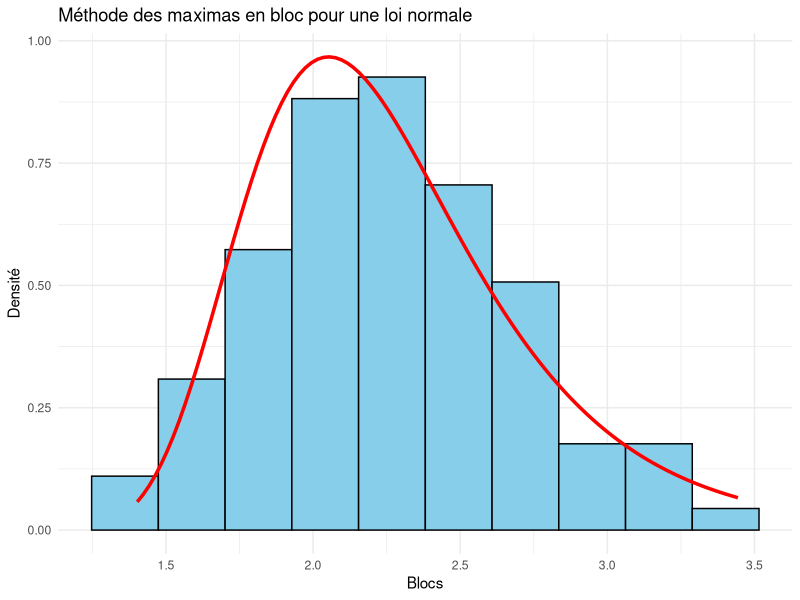

Write the R code that produced this figure.
# Chargement des packages
library(evd) 
library(ggplot2)

# Génération de la loi
n <- 10000
x <- rnorm(n) # on peut modifier les paramètres comme on le désire

# Taille des blocs
taille_blocs <- 50
nb_blocs <- floor(n / taille_blocs) # floor = partie entière inférieure

# Découpage des données en blocs et calcul du maximum de chaque bloc
block_maxima <- sapply(1:nb_blocs, function(i) {
  start <- (i - 1) * taille_blocs + 1
  end <- i *taille_blocs
  max(x[start:end])
})

# Loi limite : Gumbel issue du package evd
fit_gumbel <- fgev(block_maxima, shape = 0)

# Graphe ggplot
ggplot(data.frame(block_maxima), aes(x = block_maxima)) +
  geom_histogram(aes(y = ..density..), bins = 10, fill = "skyblue", color = "black") +
  stat_function(fun = function(x) dgumbel(x, loc = fit_gumbel$estimate["loc"],
                                          scale = fit_gumbel$estimate["scale"]),
                color = "red", size = 1.2) +
  scale_fill_manual("", values = c("Simulation" = "skyblue")) +
  scale_color_manual("", values = c("Densité théorique" = "red")) +
  labs(title = "Méthode des maximas en bloc pour une loi normale",
       x = "Blocs",
       y = "Densité") +
  theme_minimal()
